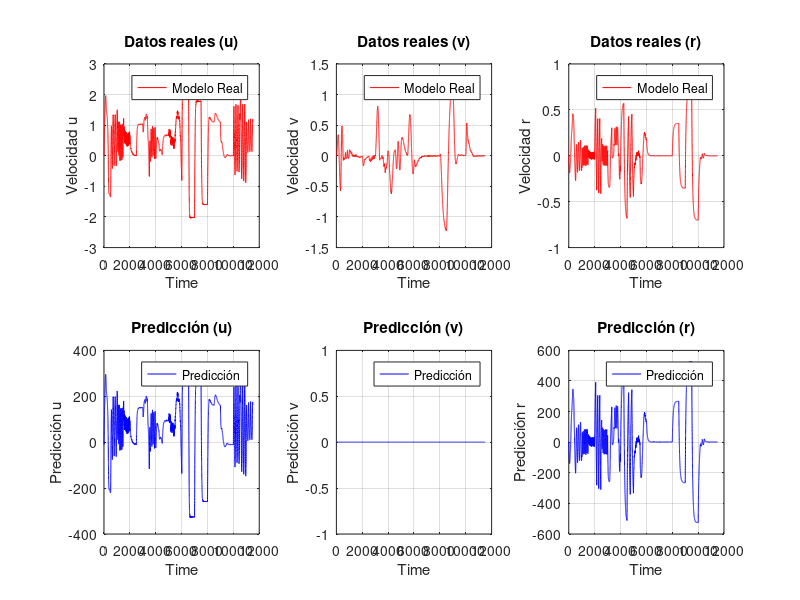

Here is the MATLAB script that generated this plot:
% Ignorar advertencias específicas
warning('off', 'all'); % Desactiva todas las advertencias
warning('on', 'MATLAB:matlab:dispatcher:UseOfDeprecatedFunction'); % Reactiva algunas advertencias si lo deseas

% Cargar los datos
load('ident_usv.mat');


% Rango de tiempo
t_vector = t;
dt = ts;

% Velocidades
velocities = [vel_u, vel_v, vel_r];

% Torques aplicados
torques = [T_u, T_v, T_r];

u = torques;

% Entrenamiento
u_train = u;

% Inicializa el conjunto de entrenamiento múltiple
u_train_multi = repmat({u_train'}, 1, 4); % Replicar u_train 4 veces

X = velocities; % Variables independientes (velocidades)
Y = torques; % Variables dependientes (torques)

% Ajuste de un modelo polinómico (o algún otro modelo de interés)
degree = 1;
p_u = polyfit(X(:, 1), Y(:, 1), degree);
p_v = polyfit(X(:, 2), Y(:, 2), degree);
p_r = polyfit(X(:, 3), Y(:, 3), degree);

% Predecir los valores utilizando el modelo ajustado
y_pred_u = polyval(p_u, X(:, 1));
y_pred_v = polyval(p_v, X(:, 2));
y_pred_r = polyval(p_r, X(:, 3));

% Crear figura
figure;

% Subplot 1: Velocidad u (real)
subplot(2, 3, 1);
plot(1:length(vel_u), vel_u, 'r', 'DisplayName', 'Modelo Real');
xlabel('Time');
ylabel('Velocidad u');
title('Datos reales (u)');
legend;
grid on;

% Subplot 2: Velocidad v (real)
subplot(2, 3, 2);
plot(1:length(vel_v), vel_v, 'r', 'DisplayName', 'Modelo Real');
xlabel('Time');
ylabel('Velocidad v');
title('Datos reales (v)');
legend;
grid on;

% Subplot 3: Velocidad r (real)
subplot(2, 3, 3);
plot(1:length(vel_r), vel_r, 'r', 'DisplayName', 'Modelo Real');
xlabel('Time');
ylabel('Velocidad r');
title('Datos reales (r)');
legend;
grid on;

% Subplot 4: Predicción u
subplot(2, 3, 4);
plot(1:length(y_pred_u), y_pred_u, 'b', 'DisplayName', 'Predicción');
xlabel('Time');
ylabel('Predicción u');
title('Predicción (u)');
legend;
grid on;

% Subplot 5: Predicción v
subplot(2, 3, 5);
plot(1:length(y_pred_v), y_pred_v, 'b', 'DisplayName', 'Predicción');
xlabel('Time');
ylabel('Predicción v');
title('Predicción (v)');
legend;
grid on;

% Subplot 6: Predicción r
subplot(2, 3, 6);
plot(1:length(y_pred_r), y_pred_r, 'b', 'DisplayName', 'Predicción');
xlabel('Time');
ylabel('Predicción r');
title('Predicción (r)');
legend;
grid on;

% Ajuste del tamaño de la figura
set(gcf, 'Position', [100, 100, 900, 600]);  % Ajusta el tamaño de la figura